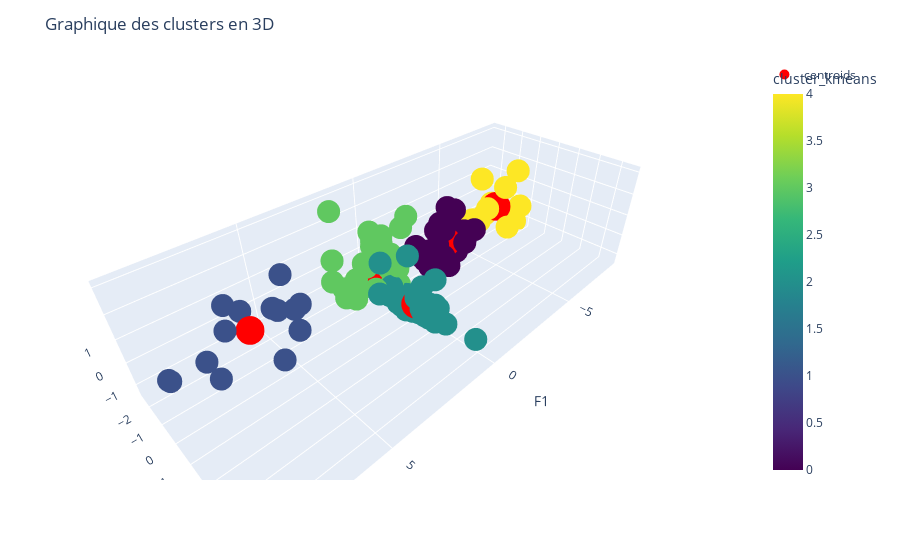

Notebook code cell kept with this figure:
### Code cell
import plotly.graph_objects as go

fig = px.scatter_3d(df, x='F1', y='F2', z='F3', color='cluster_kmeans', color_continuous_scale='Viridis')

# Ajouter les centroïdes au graphique
fig.add_trace(go.Scatter3d(x=centroids[:, 0], y=centroids[:, 1], z=centroids[:, 2], 
                           mode='markers',
                           marker=dict(size=10, color='red'), 
                           name='centroids'))

fig.update_layout(title='Graphique des clusters en 3D')
fig.show()

### Figure 1 — Plotly figure (JSON) as saved in the notebook; plotly's stock layout.template omitted (floating-point values rounded to 4 significant figures; data arrays with more than 128 entries replaced by an {"elided": "..."} marker saying what was removed)
{"data": [{"hovertemplate": "F1=%{x}<br>F2=%{y}<br>F3=%{z}<br>cluster_kmeans=%{marker.color}<extra></extra>", "legendgroup": "", "marker": {"color": {"elided": "165 int values"}, "coloraxis": "coloraxis", "symbol": "circle"}, "mode": "markers", "name": "", "scene": "scene", "showlegend": false, "type": "scatter3d", "x": {"elided": "165 float values"}, "y": {"elided": "165 float values"}, "z": {"elided": "165 float values"}}, {"marker": {"color": "red", "size": 10}, "mode": "markers", "name": "centroids", "type": "scatter3d", "x": [-2.803, 6.31, 0.622, 0.4571, -5.75], "y": [-0.1826, -0.455, 1.38, -1.006, 0.1229], "z": [0.1825, 0.7442, -0.3813, -0.1135, 0.894]}], "layout": {"coloraxis": {"colorbar": {"title": {"text": "cluster_kmeans"}}, "colorscale": [[0, "#440154"], [0.1111, "#482878"], [0.2222, "#3e4989"], [0.3333, "#31688e"], [0.4444, "#26828e"], [0.5556, "#1f9e89"], [0.6667, "#35b779"], [0.7778, "#6ece58"], [0.8889, "#b5de2b"], [1, "#fde725"]]}, "legend": {"tracegroupgap": 0}, "margin": {"t": 60}, "scene": {"domain": {"x": [0, 1], "y": [0, 1]}, "xaxis": {"title": {"text": "F1"}}, "yaxis": {"title": {"text": "F2"}}, "zaxis": {"title": {"text": "F3"}}}, "title": {"text": "Graphique des clusters en 3D"}}}
